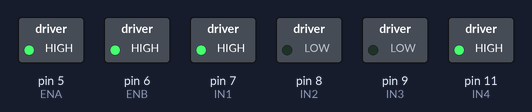
Bench run of a sketch on a simulated Arduino Uno, built with avr-gcc and run on an emulated ATmega328P. On the bench: switched loads named in the sketch (green lamp = pin HIGH).

Above: at 0.2 s.
At 1.2 s:
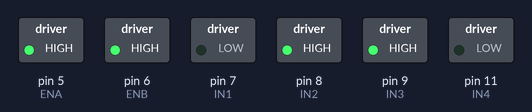
At 2.7 s:
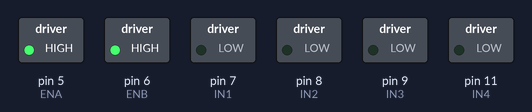
At 3.7 s:
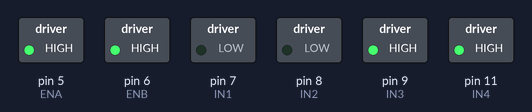
Timing chart, 0 to 4.6 s (numbered marks = the images above):
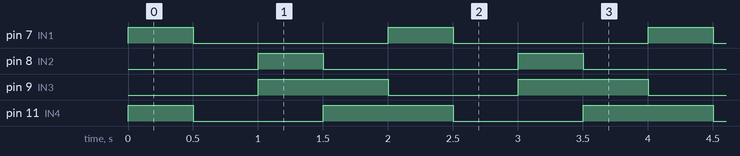

Measured:
- by itself, pin 7 (IN1), pin 8 (IN2): alternates HIGH for 0.50 s and LOW for 1.5 s
- by itself, pin 9 (IN3): alternates HIGH for 1.0 s and LOW for 1.0 s
- by itself, pin 11 (IN4): repeats every 2.0 s: LOW 1.0 s, HIGH 1.0 s

The sketch:

forward_back.ino
```cpp
//Louie 1015

//define the L298n IO pin
#define ENA 5
#define ENB 6
#define IN1 7
#define IN2 8
#define IN3 9
#define IN4 11

void setup() {
  pinMode(IN1, OUTPUT);
  pinMode(IN2, OUTPUT);
  pinMode(IN3, OUTPUT);
  pinMode(IN4, OUTPUT);
  pinMode(ENA, OUTPUT);
  pinMode(ENB, OUTPUT);
  digitalWrite(ENA, HIGH);
  digitalWrite(ENB, HIGH);
}
void loop() {
  digitalWrite(IN1, HIGH);
  digitalWrite(IN2, LOW);
  digitalWrite(IN3, LOW);
  digitalWrite(IN4, HIGH);  //go forward
  delay(500);
  digitalWrite(IN1, LOW);
  digitalWrite(IN2, LOW);
  digitalWrite(IN3, LOW);
  digitalWrite(IN4, LOW);   //stop
  delay(500);
  digitalWrite(IN1, LOW);
  digitalWrite(IN2, HIGH);
  digitalWrite(IN3, HIGH);
  digitalWrite(IN4, LOW);   //go back
  delay(500);
  digitalWrite(IN1, LOW);
  digitalWrite(IN2, LOW);
  digitalWrite(IN3, HIGH);
  digitalWrite(IN4, HIGH);  //stop
  delay(500);
}
```
